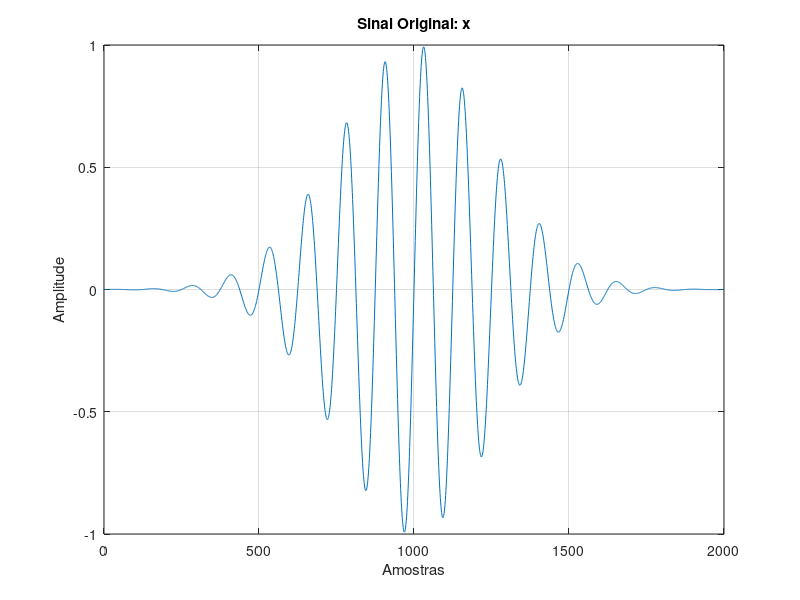

Recreate this plot in MATLAB. (Note: this script raises an error after producing the figure.)
% Atividade 4 - Denoising usando arquivo sinais.mat
% Implementação específica para o arquivo .mat fornecido

clear; clc; close all;

fprintf('=== DENOISING USANDO ARQUIVO SINAIS.MAT ===\n\n');

% Carregamento e análise do arquivo .mat
try
    dados = load('sinais.mat');
    fprintf('Arquivo sinais.mat carregado com sucesso.\n');
    
    % Listar variáveis disponíveis
    nomes_vars = fieldnames(dados);
    fprintf('Variáveis disponíveis no arquivo:\n');
    for i = 1:length(nomes_vars)
        var_nome = nomes_vars{i};
        var_dados = dados.(var_nome);
        fprintf('  %s: %s\n', var_nome, class(var_dados));
        if isnumeric(var_dados)
            fprintf('    Tamanho: %s\n', mat2str(size(var_dados)));
            if isvector(var_dados)
                fprintf('    Comprimento: %d\n', length(var_dados));
                fprintf('    Min: %.4f, Max: %.4f, Média: %.4f\n', ...
                        min(var_dados), max(var_dados), mean(var_dados));
            end
        end
        fprintf('\n');
    end
    
catch ME
    fprintf('Erro ao carregar sinais.mat: %s\n', ME.message);
    fprintf('Criando sinais sintéticos para demonstração...\n');
    
    % Criar sinais sintéticos se o arquivo não for encontrado
    fs = 1000;
    t = 0:1/fs:2-1/fs;
    
    % Sinal 1: Senoide com ruído
    f1 = 50; % Hz
    sinal1 = sin(2*pi*f1*t) + 0.3*randn(size(t));
    
    % Sinal 2: Soma de senoides com ruído
    f2 = 30; f3 = 80;
    sinal2 = sin(2*pi*f2*t) + 0.5*sin(2*pi*f3*t) + 0.2*randn(size(t));
    
    % Sinal 3: Chirp com ruído
    sinal3 = chirp(t, 10, 2, 100) + 0.25*randn(size(t));
    
    dados.sinal1 = sinal1;
    dados.sinal2 = sinal2;
    dados.sinal3 = sinal3;
    dados.t = t;
    
    nomes_vars = {'sinal1', 'sinal2', 'sinal3', 't'};
end

% Seleção do sinal para processamento
sinais_numericos = {};
for i = 1:length(nomes_vars)
    var_nome = nomes_vars{i};
    var_dados = dados.(var_nome);
    if isnumeric(var_dados) && isvector(var_dados) && length(var_dados) > 100
        sinais_numericos{end+1} = var_nome;
    end
end

if isempty(sinais_numericos)
    error('Nenhum sinal adequado encontrado no arquivo.');
end

% Usar o primeiro sinal encontrado
sinal_nome = sinais_numericos{1};
sinal_dados = dados.(sinal_nome);

fprintf('Sinal selecionado para processamento: %s\n', sinal_nome);
fprintf('Comprimento do sinal: %d amostras\n', length(sinal_dados));

% Plotagem do sinal original
figure(1);
plot(sinal_dados);
title(sprintf('Sinal Original: %s', sinal_nome));
xlabel('Amostras');
ylabel('Amplitude');
grid on;

% Aplicação dos métodos de denoising
fprintf('\nAplicando Denoising de 1ª Geração...\n');

% Parâmetros
wavelet_name = 'db4';
niveis = 6;

% Estimativa do nível de ruído
% Assumindo que o ruído está presente nos coeficientes de alta frequência
[C, L] = wavedec(sinal_dados, niveis, wavelet_name);
detalhe_1 = detcoef(C, L, 1);
sigma_estimado = median(abs(detalhe_1)) / 0.6745;

% Threshold para denoising
N = length(sinal_dados);
threshold = sigma_estimado * sqrt(2 * log(N));

fprintf('Parâmetros de denoising:\n');
fprintf('  Sigma estimado: %.4f\n', sigma_estimado);
fprintf('  Threshold: %.4f\n', threshold);

% Denoising 1G
C_th = wthresh(C, 's', threshold);
sinal_1G = waverec(C_th, L, wavelet_name);

% Denoising 2G
fprintf('\nAplicando Denoising de 2ª Geração...\n');
k_values = [0, 1, 2, 3];
sinais_processados = zeros(length(k_values), length(sinal_dados));

for i = 1:length(k_values)
    k = k_values(i);
    
    % Deslocamento circular
    if k == 0
        sinal_shift = sinal_dados;
    else
        sinal_shift = circshift(sinal_dados, k);
    end
    
    % Denoising
    [C_shift, L_shift] = wavedec(sinal_shift, niveis, wavelet_name);
    C_shift_th = wthresh(C_shift, 's', threshold);
    sinal_rec = waverec(C_shift_th, L_shift, wavelet_name);
    
    % Deslocamento inverso
    if k == 0
        sinais_processados(i, :) = sinal_rec;
    else
        sinais_processados(i, :) = circshift(sinal_rec, -k);
    end
end

% Média das versões (resultado 2G)
sinal_2G = mean(sinais_processados, 1);

% Comparação visual
figure(2);
subplot(3,1,1);
plot(sinal_dados);
title('Sinal Original');
xlabel('Amostras');
ylabel('Amplitude');
grid on;

subplot(3,1,2);
plot(sinal_1G);
title('Denoising 1ª Geração');
xlabel('Amostras');
ylabel('Amplitude');
grid on;

subplot(3,1,3);
plot(sinal_2G);
title('Denoising 2ª Geração');
xlabel('Amostras');
ylabel('Amplitude');
grid on;

% Comparação direta
figure(3);
plot(sinal_dados, 'b-', 'LineWidth', 1);
hold on;
plot(sinal_1G, 'r-', 'LineWidth', 1.2);
plot(sinal_2G, 'g-', 'LineWidth', 1.2);
title('Comparação dos Métodos de Denoising');
xlabel('Amostras');
ylabel('Amplitude');
legend('Original', '1ª Geração', '2ª Geração', 'Location', 'best');
grid on;
hold off;

% Análise espectral
figure(4);
subplot(3,1,1);
[psd_orig, f_orig] = pwelch(sinal_dados, [], [], [], 1000);
semilogy(f_orig, psd_orig);
title('PSD - Sinal Original');
xlabel('Frequência (Hz)');
ylabel('PSD');
grid on;

subplot(3,1,2);
[psd_1G, f_1G] = pwelch(sinal_1G, [], [], [], 1000);
semilogy(f_1G, psd_1G);
title('PSD - Denoising 1G');
xlabel('Frequência (Hz)');
ylabel('PSD');
grid on;

subplot(3,1,3);
[psd_2G, f_2G] = pwelch(sinal_2G, [], [], [], 1000);
semilogy(f_2G, psd_2G);
title('PSD - Denoising 2G');
xlabel('Frequência (Hz)');
ylabel('PSD');
grid on;

% Métricas de comparação
variancia_orig = var(sinal_dados);
energia_orig = sum(sinal_dados.^2);

variancia_1G = var(sinal_1G);
energia_1G = sum(sinal_1G.^2);

variancia_2G = var(sinal_2G);
energia_2G = sum(sinal_2G.^2);

fprintf('\n=== MÉTRICAS DE COMPARAÇÃO ===\n');
fprintf('Sinal Original:\n');
fprintf('  Variância: %.6f\n', variancia_orig);
fprintf('  Energia: %.6f\n', energia_orig);

fprintf('Denoising 1G:\n');
fprintf('  Variância: %.6f (redução: %.2f%%)\n', variancia_1G, (1-variancia_1G/variancia_orig)*100);
fprintf('  Energia: %.6f (redução: %.2f%%)\n', energia_1G, (1-energia_1G/energia_orig)*100);

fprintf('Denoising 2G:\n');
fprintf('  Variância: %.6f (redução: %.2f%%)\n', variancia_2G, (1-variancia_2G/variancia_orig)*100);
fprintf('  Energia: %.6f (redução: %.2f%%)\n', energia_2G, (1-energia_2G/energia_orig)*100);

fprintf('\nProcessamento concluído com sucesso!\n');
